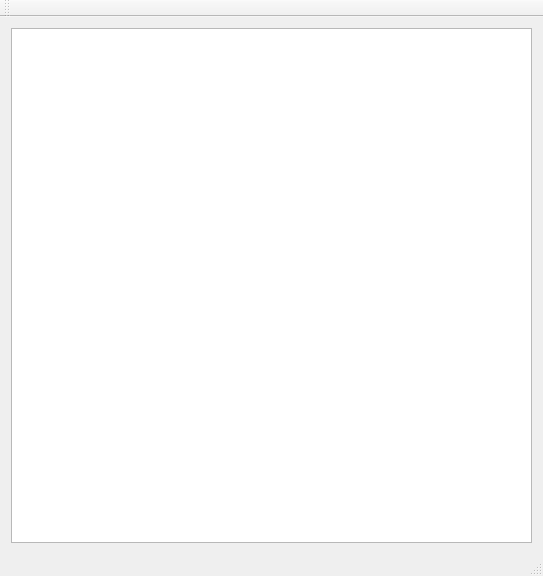
<?xml version="1.0" encoding="UTF-8"?>
<ui version="4.0">
 <class>MainWindow</class>
 <widget class="QMainWindow" name="MainWindow">
  <property name="geometry">
   <rect>
    <x>0</x>
    <y>0</y>
    <width>543</width>
    <height>576</height>
   </rect>
  </property>
  <property name="sizePolicy">
   <sizepolicy hsizetype="Fixed" vsizetype="Fixed">
    <horstretch>0</horstretch>
    <verstretch>0</verstretch>
   </sizepolicy>
  </property>
  <property name="minimumSize">
   <size>
    <width>543</width>
    <height>576</height>
   </size>
  </property>
  <property name="maximumSize">
   <size>
    <width>543</width>
    <height>576</height>
   </size>
  </property>
  <property name="windowTitle">
   <string>MainWindow</string>
  </property>
  <widget class="QWidget" name="centralWidget">
   <layout class="QHBoxLayout" name="horizontalLayout">
    <item>
     <widget class="QGraphicsView" name="gameView">
      <property name="sizePolicy">
       <sizepolicy hsizetype="Expanding" vsizetype="Expanding">
        <horstretch>0</horstretch>
        <verstretch>0</verstretch>
       </sizepolicy>
      </property>
      <property name="minimumSize">
       <size>
        <width>0</width>
        <height>0</height>
       </size>
      </property>
      <property name="verticalScrollBarPolicy">
       <enum>Qt::ScrollBarAlwaysOff</enum>
      </property>
      <property name="horizontalScrollBarPolicy">
       <enum>Qt::ScrollBarAlwaysOff</enum>
      </property>
     </widget>
    </item>
   </layout>
  </widget>
  <widget class="QMenuBar" name="menuBar">
   <property name="geometry">
    <rect>
     <x>0</x>
     <y>0</y>
     <width>543</width>
     <height>22</height>
    </rect>
   </property>
  </widget>
  <widget class="QToolBar" name="mainToolBar">
   <attribute name="toolBarArea">
    <enum>TopToolBarArea</enum>
   </attribute>
   <attribute name="toolBarBreak">
    <bool>false</bool>
   </attribute>
  </widget>
  <widget class="QStatusBar" name="statusBar"/>
 </widget>
 <layoutdefault spacing="6" margin="11"/>
 <resources/>
 <connections/>
</ui>
